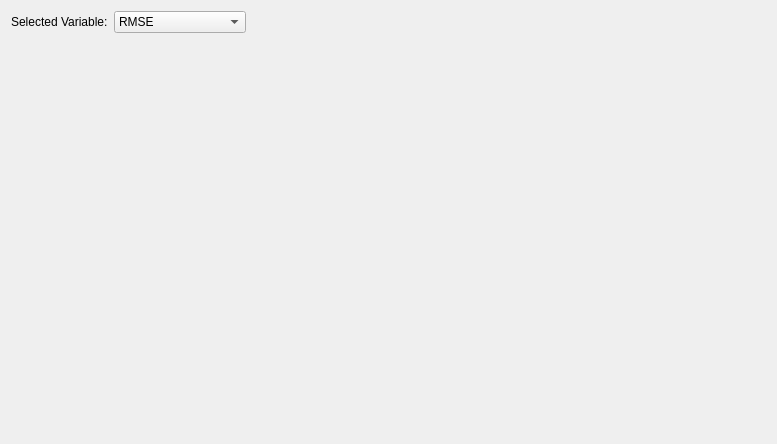
<?xml version="1.0" encoding="UTF-8"?>
<ui version="4.0">
 <class>MplDlg</class>
 <widget class="QDialog" name="MplDlg">
  <property name="geometry">
   <rect>
    <x>0</x>
    <y>0</y>
    <width>777</width>
    <height>444</height>
   </rect>
  </property>
  <property name="windowTitle">
   <string>Mpl Dialog</string>
  </property>
  <layout class="QVBoxLayout" name="verticalLayout">
   <item>
    <layout class="QHBoxLayout" name="horizontalLayout">
     <item>
      <widget class="QLabel" name="label">
       <property name="text">
        <string>Selected Variable:</string>
       </property>
      </widget>
     </item>
     <item>
      <widget class="QComboBox" name="comboBox">
       <item>
        <property name="text">
         <string>RMSE</string>
        </property>
       </item>
       <item>
        <property name="text">
         <string>Mean</string>
        </property>
       </item>
       <item>
        <property name="text">
         <string>Standard deviation</string>
        </property>
       </item>
       <item>
        <property name="text">
         <string>25 percentile</string>
        </property>
       </item>
       <item>
        <property name="text">
         <string>Median</string>
        </property>
       </item>
       <item>
        <property name="text">
         <string>75 percentile</string>
        </property>
       </item>
       <item>
        <property name="text">
         <string>Min</string>
        </property>
       </item>
       <item>
        <property name="text">
         <string>Max</string>
        </property>
       </item>
      </widget>
     </item>
     <item>
      <spacer name="horizontalSpacer">
       <property name="orientation">
        <enum>Qt::Horizontal</enum>
       </property>
       <property name="sizeHint" stdset="0">
        <size>
         <width>40</width>
         <height>20</height>
        </size>
       </property>
      </spacer>
     </item>
    </layout>
   </item>
   <item>
    <widget class="MplWidget" name="mplWidget" native="true">
     <property name="sizePolicy">
      <sizepolicy hsizetype="Expanding" vsizetype="Expanding">
       <horstretch>0</horstretch>
       <verstretch>0</verstretch>
      </sizepolicy>
     </property>
     <property name="minimumSize">
      <size>
       <width>250</width>
       <height>250</height>
      </size>
     </property>
    </widget>
   </item>
  </layout>
 </widget>
 <customwidgets>
  <customwidget>
   <class>MplWidget</class>
   <extends>QWidget</extends>
   <header>mplwidget</header>
   <container>1</container>
  </customwidget>
 </customwidgets>
 <resources/>
 <connections/>
</ui>
